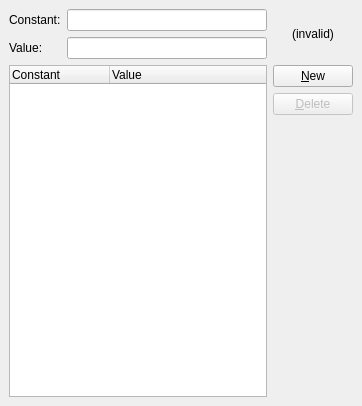
<ui version="4.0" >
 <class>SettingsPageConstants</class>
 <widget class="QWidget" name="SettingsPageConstants" >
  <property name="geometry" >
   <rect>
    <x>0</x>
    <y>0</y>
    <width>362</width>
    <height>406</height>
   </rect>
  </property>
  <property name="windowTitle" >
   <string>Constant Editor</string>
  </property>
  <layout class="QGridLayout" >
   <property name="margin" >
    <number>9</number>
   </property>
   <property name="spacing" >
    <number>6</number>
   </property>
   <item row="0" column="1" >
    <widget class="QLabel" name="valueInvalidLabel" >
     <property name="toolTip" >
      <string>The value must be a number (e.g. "pi^2")</string>
     </property>
     <property name="text" >
      <string>(invalid)</string>
     </property>
     <property name="alignment" >
      <set>Qt::AlignCenter</set>
     </property>
    </widget>
   </item>
   <item row="0" column="0" >
    <layout class="QGridLayout" >
     <property name="margin" >
      <number>0</number>
     </property>
     <property name="spacing" >
      <number>6</number>
     </property>
     <item row="0" column="1" >
      <widget class="KLineEdit" name="nameEdit" >
       <property name="whatsThis" >
        <string/>
       </property>
      </widget>
     </item>
     <item row="1" column="0" >
      <widget class="QLabel" name="label_2" >
       <property name="text" >
        <string>Value:</string>
       </property>
      </widget>
     </item>
     <item row="0" column="0" >
      <widget class="QLabel" name="label" >
       <property name="text" >
        <string>Constant:</string>
       </property>
      </widget>
     </item>
     <item row="1" column="1" >
      <widget class="EquationEdit" name="valueEdit" >
       <property name="toolTip" >
        <string>Enter an expression that evaluates to a number</string>
       </property>
      </widget>
     </item>
    </layout>
   </item>
   <item row="1" column="1" >
    <widget class="QPushButton" name="cmdNew" >
     <property name="toolTip" >
      <string>Add a new constant</string>
     </property>
     <property name="whatsThis" >
      <string>Click this button to add a new constant.</string>
     </property>
     <property name="text" >
      <string>&amp;New</string>
     </property>
    </widget>
   </item>
   <item rowspan="3" row="1" column="0" >
    <widget class="QTreeWidget" name="constantList" >
     <property name="rootIsDecorated" >
      <bool>false</bool>
     </property>
     <property name="columnCount" >
      <number>2</number>
     </property>
     <column>
      <property name="text" >
       <string>Constant</string>
      </property>
     </column>
     <column>
      <property name="text" >
       <string>Value</string>
      </property>
     </column>
    </widget>
   </item>
   <item row="3" column="1" >
    <spacer>
     <property name="orientation" >
      <enum>Qt::Vertical</enum>
     </property>
     <property name="sizeHint" >
      <size>
       <width>20</width>
       <height>261</height>
      </size>
     </property>
    </spacer>
   </item>
   <item row="2" column="1" >
    <widget class="QPushButton" name="cmdDelete" >
     <property name="enabled" >
      <bool>false</bool>
     </property>
     <property name="toolTip" >
      <string>Delete the selected constant</string>
     </property>
     <property name="whatsThis" >
      <string>Click here to delete the selected constant; it can only be removed if it is not currently used by a plot.</string>
     </property>
     <property name="text" >
      <string>&amp;Delete</string>
     </property>
    </widget>
   </item>
  </layout>
 </widget>
 <layoutdefault spacing="6" margin="11" />
 <pixmapfunction>qPixmapFromMimeSource</pixmapfunction>
 <customwidgets>
  <customwidget>
   <class>EquationEdit</class>
   <extends>KLineEdit</extends>
   <header>equationedit.h</header>
  </customwidget>
  <customwidget>
   <class>KLineEdit</class>
   <extends>QLineEdit</extends>
   <header>klineedit.h</header>
  </customwidget>
 </customwidgets>
 <resources/>
 <connections/>
</ui>
